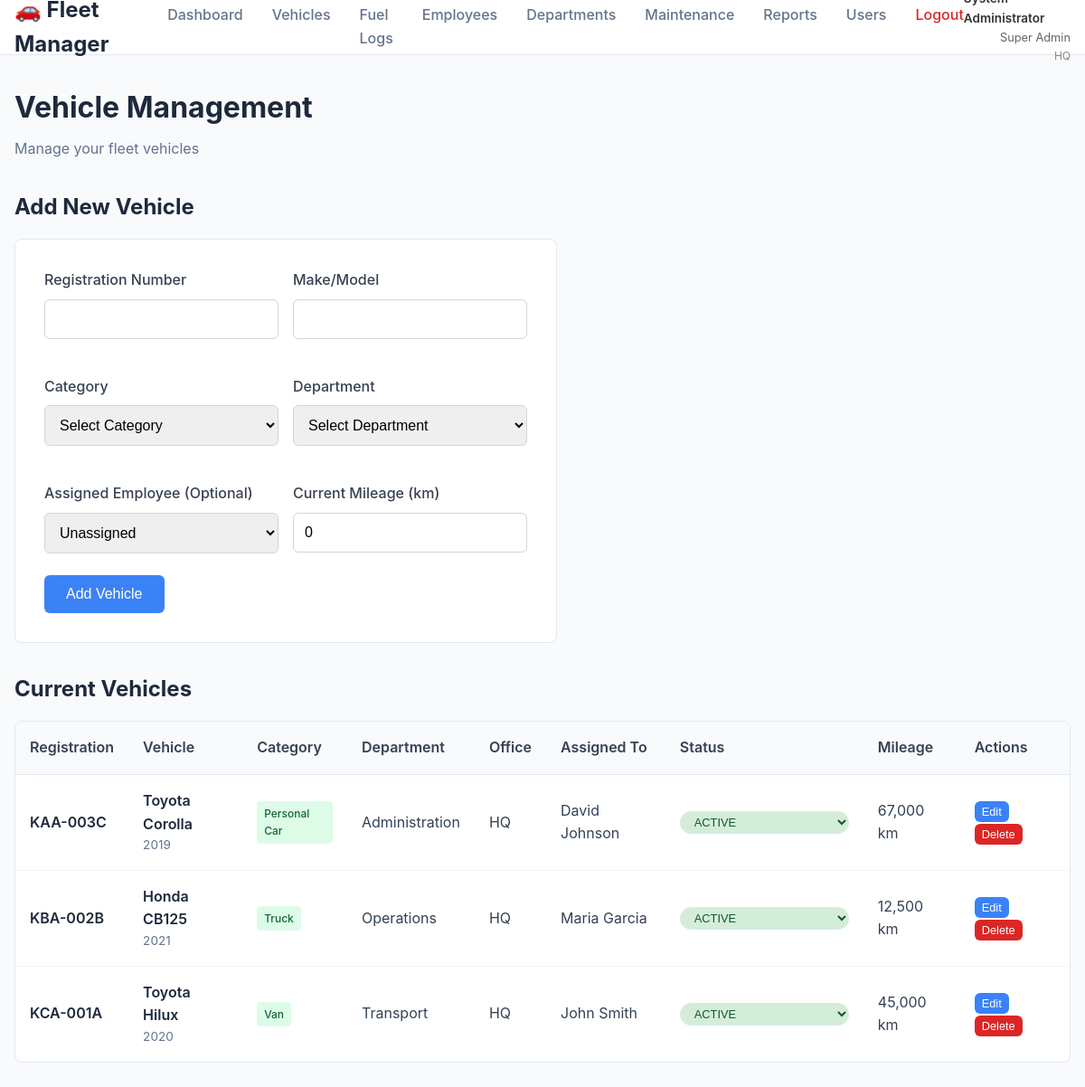
Screenshot of /vehicles.php (signed in) with the database file from the repository.
### tables this page shows
CREATE TABLE IF NOT EXISTS vehicles (
    id INT AUTO_INCREMENT PRIMARY KEY,
    registration_number VARCHAR(20) NOT NULL UNIQUE,
    make VARCHAR(100) NOT NULL,
    model VARCHAR(100) NOT NULL,
    year INT NOT NULL,
    category_id INT NOT NULL,
    assigned_employee_id INT NULL,
    department VARCHAR(100) NOT NULL DEFAULT 'Transport',
    status ENUM('active', 'inactive', 'maintenance') DEFAULT 'active',
    current_mileage INT DEFAULT 0,
    created_at TIMESTAMP DEFAULT CURRENT_TIMESTAMP,
    FOREIGN KEY (category_id) REFERENCES vehicle_categories(id) ON DELETE RESTRICT,
    FOREIGN KEY (assigned_employee_id) REFERENCES employees(id) ON DELETE SET NULL
);

CREATE TABLE IF NOT EXISTS vehicle_categories (
    id INT AUTO_INCREMENT PRIMARY KEY,
    name VARCHAR(100) NOT NULL UNIQUE,
    description TEXT,
    created_at TIMESTAMP DEFAULT CURRENT_TIMESTAMP
);

CREATE TABLE IF NOT EXISTS offices (
    id INT AUTO_INCREMENT PRIMARY KEY,
    name VARCHAR(100) NOT NULL UNIQUE,
    description TEXT,
    address TEXT,
    phone VARCHAR(20),
    status ENUM('active', 'inactive') DEFAULT 'active',
    created_at TIMESTAMP DEFAULT CURRENT_TIMESTAMP
);

CREATE TABLE IF NOT EXISTS employees (
    id INT AUTO_INCREMENT PRIMARY KEY,
    name VARCHAR(255) NOT NULL,
    email VARCHAR(255) NOT NULL UNIQUE,
    phone VARCHAR(20),
    department VARCHAR(100),
    created_at TIMESTAMP DEFAULT CURRENT_TIMESTAMP
);

### config.php (called while the page is built, shortened)
<?php
function hasPermission($permission) {
    $permissions = json_decode($_SESSION['permissions'], true);
    return isset($permissions[$permission]) && $permissions[$permission] === true;
}
function canViewAllOffices() {
    return hasPermission('view_all_offices') || isSuperAdmin();
}
function getOfficeFilterSQL($tableAlias = '', $includeWhere = true) {
    if (canViewAllOffices()) {
        return '';
    }
    $prefix = $tableAlias ? $tableAlias . '.' : '';
    $condition = $prefix . "office_id = " . getUserOfficeId();
    return $includeWhere ? " WHERE $condition" : " AND $condition";
}
?>

### vehicles.php (the view, shortened to what this page needs)
<?php
require_once 'config.php';
try {
    $officeFilter = getOfficeFilterSQL('v', false);
    $stmt = $pdo->query("
        SELECT v.*, vc.name as category_name, e.name as employee_name, o.name as office_name
        FROM vehicles v
        JOIN vehicle_categories vc ON v.category_id = vc.id
        LEFT JOIN employees e ON v.assigned_employee_id = e.id
        LEFT JOIN offices o ON v.office_id = o.id
        WHERE 1=1 $officeFilter
        ORDER BY v.registration_number
    ");
    $vehicles = $stmt->fetchAll();
} catch(PDOException $e) {
    $error = "Database error: " . $e->getMessage();
}
?>
<!DOCTYPE html>
<html lang="en">
<head>
    <link rel="stylesheet" href="styles.css">
</head>
<body>
    <?php include 'header.php'; ?>
    <div class="container">
        <div class="page-header">
            <h1>Vehicle Management</h1>
            <p>Manage your fleet vehicles</p>
        </div>
        <div class="section">
            <h2>Add New Vehicle</h2>
            <div class="form-container">
                <form method="POST">
                    <div style="display: grid; grid-template-columns: 1fr 1fr; gap: 1rem;">
                        <div class="form-group">
                            <label for="registration_number">Registration Number</label>
                            <input type="text" id="registration_number" name="registration_number" class="form-control" required>
                        </div>
                        <div class="form-group">
                            <label for="make">Make/Model</label>
                            <input type="text" id="make" name="make" class="form-control" required>
                        </div>
                        <div class="form-group">
                            <label for="category_id">Category</label>
                            <select id="category_id" name="category_id" class="form-control" required>
                                <option value="">Select Category</option>
                            </select>
                        </div>
                        <div class="form-group">
                            <label for="department">Department</label>
                            <select id="department" name="department" class="form-control" required>
                                <option value="">Select Department</option>
                            </select>
                        </div>
                        <div class="form-group">
                            <label for="assigned_employee_id">Assigned Employee (Optional)</label>
                            <select id="assigned_employee_id" name="assigned_employee_id" class="form-control">
                                <option value="">Unassigned</option>
                            </select>
                        </div>
                        <div class="form-group">
                            <label for="current_mileage">Current Mileage (km)</label>
                            <input type="number" id="current_mileage" name="current_mileage" class="form-control" min="0" value="0" required>
                        </div>
                    </div>
                    <button type="submit" class="btn btn-primary">Add Vehicle</button>
                </form>
            </div>
        </div>
        <div class="section">
            <h2>Current Vehicles</h2>
            <div class="table-container">
                <table class="data-table">
                    <thead>
                        <tr>
                            <th>Registration</th>
                            <th>Vehicle</th>
                            <th>Category</th>
                            <th>Department</th>
                            <th>Office</th>
                            <th>Assigned To</th>
                            <th>Status</th>
                            <th>Mileage</th>
                            <?php if (hasPermission('vehicles_edit') || hasPermission('vehicles_delete')): ?>
                                <th>Actions</th>
                            <?php endif; ?>
                        </tr>
                    </thead>
                    <tbody>
                        <?php if (empty($vehicles)): ?>
                            <tr>
                                <td colspan="<?php echo (hasPermission('vehicles_edit') || hasPermission('vehicles_delete')) ? '9' : '8'; ?>" class="no-data">No vehicles found</td>
                            </tr>
                        <?php else: ?>
                            <?php foreach ($vehicles as $vehicle): ?>
                                <tr>
                                    <td>
                                        <span class="registration"><?php echo htmlspecialchars($vehicle['registration_number']); ?></span>
                                    </td>
                                    <td>
                                        <div class="vehicle-info">
                                            <span class="registration"><?php echo htmlspecialchars($vehicle['make'] . ' ' . $vehicle['model']); ?></span>
                                            <span class="vehicle-details"><?php echo $vehicle['year']; ?></span>
                                        </div>
                                    </td>
                                    <td>
                                        <span class="badge badge-success"><?php echo htmlspecialchars($vehicle['category_name']); ?></span>
                                    </td>
                                    <td><?php echo htmlspecialchars($vehicle['department']); ?></td>
                                    <td><?php echo htmlspecialchars($vehicle['office_name']); ?></td>
                                    <td><?php echo $vehicle['employee_name'] ? htmlspecialchars($vehicle['employee_name']) : '<em>Unassigned</em>'; ?></td>
                                    <td>
                                        <?php if (hasPermission('vehicles_edit')): ?>
                                            <form method="POST" style="display: inline;">
                                                <select name="status" onchange="this.form.submit()" class="status-select status-<?php echo $vehicle['status']; ?>">
                                                    <option value="active" <?php echo $vehicle['status'] === 'active' ? 'selected' : ''; ?>>Active</option>
                                                </select>
                                            </form>
                                        <?php else: ?>
                                            <span class="status-badge status-<?php echo $vehicle['status']; ?>">
                                                <?php echo ucfirst(str_replace('_', ' ', $vehicle['status'])); ?>
                                            </span>
                                        <?php endif; ?>
                                    </td>
                                    <td><?php echo number_format($vehicle['current_mileage']); ?> km</td>
                                    <?php if (hasPermission('vehicles_edit') || hasPermission('vehicles_delete')): ?>
                                        <td>
                                            <?php if (hasPermission('vehicles_edit')): ?>
                                                <button onclick="editVehicle(<?php echo $vehicle['id']; ?>, '<?php echo htmlspecialchars($vehicle['registration_number'], ENT_QUOTES); ?>', '<?php echo htmlspecialchars($vehicle['make'], ENT_QUOTES); ?>', '<?php echo htmlspecialchars($vehicle['model'], ENT_QUOTES); ?>', <?php echo $vehicle['year']; ?>, <?php echo $vehicle['category_id']; ?>, <?php echo $vehicle['assigned_employee_id'] ?: 'null'; ?>, '<?php echo htmlspecialchars($vehicle['department'], ENT_QUOTES); ?>', <?php echo $vehicle['current_mileage']; ?>)" class="btn btn-primary" style="padding: 0.25rem 0.5rem; font-size: 0.8rem; margin-right: 0.5rem;">Edit</button>
                                            <?php endif; ?>
                                            <?php if (hasPermission('vehicles_delete')): ?>
                                                <form method="POST" style="display: inline;" onsubmit="return confirm('Are you sure you want to delete this vehicle?');">
                                                    <button type="submit" class="btn btn-danger" style="padding: 0.25rem 0.5rem; font-size: 0.8rem;">Delete</button>
                                                </form>
                                            <?php endif; ?>
                                        </td>
                                    <?php endif; ?>
                                </tr>
                            <?php endforeach; ?>
                        <?php endif; ?>
                    </tbody>
                </table>
            </div>
        </div>
    </div>
</body>
</html>

### styles.css (style rules this page uses)
* { margin: 0; padding: 0; box-sizing: border-box; }
body { font-family: -apple-system, BlinkMacSystemFont, 'Segoe UI', Roboto, sans-serif; background-color: #f8fafc; color: #334155; line-height: 1.6; }
.container { max-width: 1200px; margin: 0 auto; padding: 2rem 1rem; }
.page-header { margin-bottom: 2rem; }
.page-header h1 { font-size: 2rem; color: #1e293b; margin-bottom: 0.5rem; }
.page-header p { color: #64748b; }
.section { margin-bottom: 2rem; }
.section h2 { font-size: 1.5rem; color: #1e293b; margin-bottom: 1rem; }
.table-container { background: white; border-radius: 8px; border: 1px solid #e2e8f0; overflow: hidden; }
.data-table { width: 100%; border-collapse: collapse; }
.data-table th { background: #f8fafc; padding: 1rem; text-align: left; font-weight: 600; color: #374151; border-bottom: 1px solid #e2e8f0; }
.data-table td { padding: 1rem; border-bottom: 1px solid #f1f5f9; }
.data-table tr:last-child td { border-bottom: none; }
.vehicle-info { display: flex; flex-direction: column; }
.registration { font-weight: 600; color: #1e293b; }
.vehicle-details { font-size: 0.85rem; color: #64748b; }
.form-container { background: white; padding: 2rem; border-radius: 8px; border: 1px solid #e2e8f0; max-width: 600px; }
.form-group { margin-bottom: 1.5rem; }
.form-group label { display: block; margin-bottom: 0.5rem; color: #374151; font-weight: 500; }
.form-control { width: 100%; padding: 0.75rem; border: 1px solid #d1d5db; border-radius: 6px; font-size: 1rem; transition: border-color 0.3s; }
.btn { padding: 0.75rem 1.5rem; border: none; border-radius: 6px; font-size: 1rem; font-weight: 500; cursor: pointer; transition: all 0.3s; text-decoration: none; display: inline-block; }
.btn-primary { background: #3b82f6; color: white; }
.btn-danger { background: #dc2626; color: white; }
.badge { display: inline-block; padding: 0.25rem 0.5rem; font-size: 0.75rem; font-weight: 500; border-radius: 4px; }
.badge-success { background: #dcfce7; color: #166534; }
.status-badge, .status-select { padding: 0.25rem 0.75rem; border-radius: 20px; font-size: 0.8rem; font-weight: 500; text-transform: uppercase; border: none; cursor: pointer; }
.status-badge.status-active, .status-select.status-active { background-color: #d4edda; color: #155724; }

### rows the page displays
vehicles: registration_number "KAA-003C", make+model "Toyota Corolla", year "2019", category.name "Personal Car", department "Administration", office.name "HQ", assigned_employee.name "David Johnson", status "Active", current_mileage "67,000"
vehicles: registration_number "KBA-002B", make+model "Honda CB125", year "2021", category.name "Truck", department "Operations", office.name "HQ", assigned_employee.name "Maria Garcia", status "Active", current_mileage "12,500"
vehicles: registration_number "KCA-001A", make+model "Toyota Hilux", year "2020", category.name "Van", department "Transport", office.name "HQ", assigned_employee.name "John Smith", status "Active", current_mileage "45,000"

### other values shown
$_SESSION['role_name'] "Super Admin"
$_SESSION['office_name'] "HQ"
